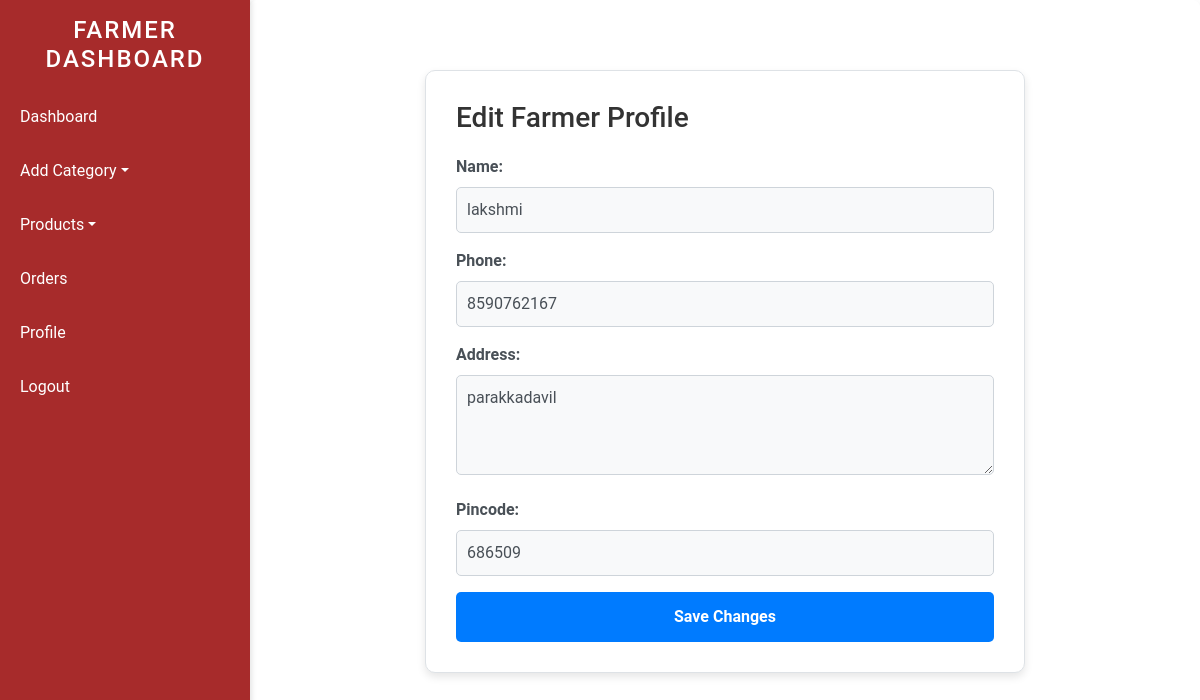
Page /custom_admin/edit-farmer-profile/ (signed in) on the committed database.
### myapp/models.py (models this page shows, shortened)
class User(AbstractBaseUser):
    STATUS_CHOICES = [
        ('active', 'Active'),
        ('inactive', 'Inactive')
    ]
    status = models.CharField(max_length=10, choices=STATUS_CHOICES, default='active')
    email = models.EmailField(unique=True)
    name = models.CharField(max_length=255)
    phone = models.CharField(max_length=20)
    address = models.TextField()
    pincode = models.CharField(max_length=10)
    role = models.CharField(max_length=20)
    password = models.CharField(max_length=100)
    is_active = models.BooleanField(default=True)
    is_staff = models.BooleanField(default=False)
    date_joined = models.DateTimeField(default=timezone.now)
    last_login = models.DateTimeField(null=True, blank=True)
    objects = UserManager()
    USERNAME_FIELD = 'email'
    REQUIRED_FIELDS = ['name']

### myapp/views.py (the view, shortened to what this page needs)
# urls.py: path('edit-farmer-profile/', views.farmer_profile_edit_view, name='farmer_profile_edit'),
@login_required
def farmer_profile_edit_view(request):
    user = request.user
    context = {
        'user': user
    }
    return render(request, 'farmer_profile_edit.html', context)

### myapp/templates/farmer_profile_edit.html (shortened to what this page needs)
<!DOCTYPE html>
<html lang="en">
<head>
    <link rel="stylesheet" href="https://stackpath.bootstrapcdn.com/bootstrap/4.3.1/css/bootstrap.min.css">
</head>
<body>
    <div class="sidebar">
        <h2 class="text-center py-3">Farmer Dashboard</h2>
        <a href="{% url 'farmer_dashboard' %}"> Dashboard</a>
        <div class="dropdown">
            <a class="dropdown-toggle" data-toggle="dropdown" href="#"> Add Category</a>
        </div>
        <div class="dropdown">
            <a class="dropdown-toggle" data-toggle="dropdown" href="#"> Products</a>
        </div>
        <a href="#"> Orders</a>
        <a href="{% url 'farmer_profile' %}"> Profile</a>
        <a href="#"> Logout</a>
    </div>
    <div class="content">
        <div class="container">
            <h1>Edit Farmer Profile</h1>
            <form method="post" onsubmit="return validateForm()">
                <div class="form-group">
                    <label for="name">Name:</label>
                    <input type="text" id="name" name="name" value="{{ user.name }}" required pattern="[A-Za-z\s]+" title="Name should only contain letters and spaces." />
                </div>
                <div class="form-group">
                    <label for="phone">Phone:</label>
                    <input type="text" id="phone" name="phone" value="{{ user.phone }}" required pattern="^[6789]\d{9}$" title="Phone number should start with 6, 7, 8, or 9 and must be 10 digits." />
                </div>
                <div class="form-group">
                    <label for="address">Address:</label>
                    <textarea id="address" name="address" required pattern="[A-Za-z\s]+" title="Address should only contain letters and spaces.">{{ user.address }}</textarea>
                </div>
                <div class="form-group">
                    <label for="pincode">Pincode:</label>
                    <input type="text" id="pincode" name="pincode" value="{{ user.pincode }}" required pattern="\d{6}" title="Pincode should be exactly 6 digits." />
                </div>
                <button type="submit" class="edit-btn">Save Changes</button>
            </form>
        </div>
    </div>
</body>
</html>

### myapp/templates/farmer_profile_edit.html (style rules this page uses)
body { font-family: 'Roboto', sans-serif; background: url('https://www.example.com/path/to/background.jpg') no-repeat center center fixed; background-size: cover; margin: 0; }
.sidebar { width: 250px; background: #a72b2b; color: #fff; position: fixed; top: 0; left: 0; height: 100%; display: flex; flex-direction: column; box-shadow: 2px 0 5px rgba(0, 0, 0, 0.1); z-index: 1000; overflow-y: auto; }
.sidebar h2 { font-size: 24px; text-transform: uppercase; letter-spacing: 2px; background: #a72b2b; padding: 20px 0; margin: 0; text-align: center; }
.sidebar a, .sidebar .dropdown-toggle { color: #fff; padding: 15px 20px; text-decoration: none; display: block; transition: background 0.3s; }
.content { margin-left: 250px; padding: 20px; background: rgba(255, 255, 255, 0.8); border-radius: 8px; box-shadow: 0 4px 8px rgba(0, 0, 0, 0.1); }
h1 { color: #333; font-size: 28px; margin-bottom: 20px; }
.container { width: 90%; max-width: 600px; margin: 50px auto; padding: 30px; background: #ffffff; border-radius: 10px; box-shadow: 0 4px 8px rgba(0, 0, 0, 0.1); border: 1px solid #dee2e6; }
.form-group label { display: block; margin-bottom: 8px; font-size: 16px; font-weight: 600; color: #495057; }
.form-group input, .form-group textarea { width: 100%; padding: 10px; font-size: 16px; color: #495057; background-color: #f8f9fa; border: 1px solid #ced4da; border-radius: 5px; box-sizing: border-box; transition: border-color 0.3s; }
.form-group textarea { resize: vertical; min-height: 100px; }
.edit-btn { display: inline-block; width: 100%; padding: 12px; background-color: #007bff; color: #ffffff; text-align: center; text-decoration: none; border-radius: 5px; font-size: 16px; font-weight: 600; transition: background-color 0.3s, transform 0.2s; border: 1px solid transparent; }

### rows in the picture
User: name "lakshmi", phone "8590762167", address "parakkadavil", pincode "686509"
